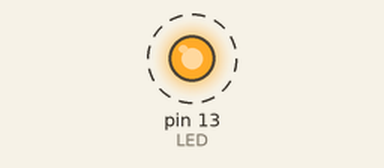
This sketch was run on a simulated Arduino Nano, built with avr-gcc and run on an emulated ATmega328P. On the bench: output pins drawn as LEDs (lit = HIGH). Dashed ring = blinking.

Above: at 0.1 s.
Timing chart, 0 to 3.0 s (numbered marks = the images above):
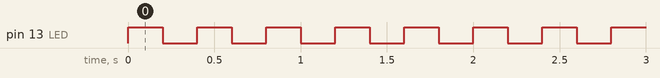

The sketch:

bare_metal_GPIO.ino
```cpp
/*
Following are some details extracted from the AVR ATMEGA328P datasheet

The DDxn bit in the DDRx register selects the direction of this pin. If DDxn is written logic one, Pxn is configured as an output
pin. If DDxn is written logic zero, Pxn is configured as an input pin.

If PORTxn is written logic one when the pin is configured as an input pin, the pull-up resistor is activated. To switch the
pull-up resistor off, PORTxn has to be written logic zero or the pin has to be configured as an output pin. The port pins are
tri-stated when reset condition becomes active, even if no clocks are running
If PORTxn is written logic one when the pin is configured as an output pin, the port pin is driven high (one). If PORTxn is
written logic zero when the pin is configured as an output pin, the port pin is driven low (zero).

Writing a logic one to PINxn toggles the value of PORTxn, independent on the value of DDRxn. Note that the SBI instruction
can be used to toggle one single bit in a port

SO basically
DDxn -- Direction(input output
PORTxn --  if its an input it activates or deactivaates the pullup resistor, if an output it controls toggin high or low of the pin.
PINxn -- write to the pin independent of the state of the pin
*/

// get REG and OR it with 1 "pushed" "REGBIT" times to the right (this sets a bit)
#define REGSET_BIT(REGNAME,REGBIT) REGNAME = REGNAME | (1<<REGBIT)
// get REGNAME and AND it with the inverse of 1 pushed REGBIT times to the right, this clears a bit \
                                                (remember the inverse goes for all bits on register)
#define REGCLR_BIT(REGNAME,REGBIT) REGNAME = REGNAME & ~(1<<REGBIT)

#define LED_SET REGSET_BIT(PORTB,5)
#define LED_CLR REGCLR_BIT(PORTB,5)

// arduino nano using atmega368P runs at 16MHZ, for most codes there are no reason to change it\
   specially when doing just our hobbist stuff
#define F_CPU 16000000UL

void setup(void)
{
  // Bit 5 of portb Is the pin for the LED, lets set it to be an output by setting the bit
  REGSET_BIT(DDRB,5);
}


void loop(void)
{
  LED_SET;
  delay(200);
  LED_CLR;
  delay(200);

}
```

Measured:
- by itself, pin 13 (LED): alternates HIGH for 0.20 s and LOW for 0.20 s
